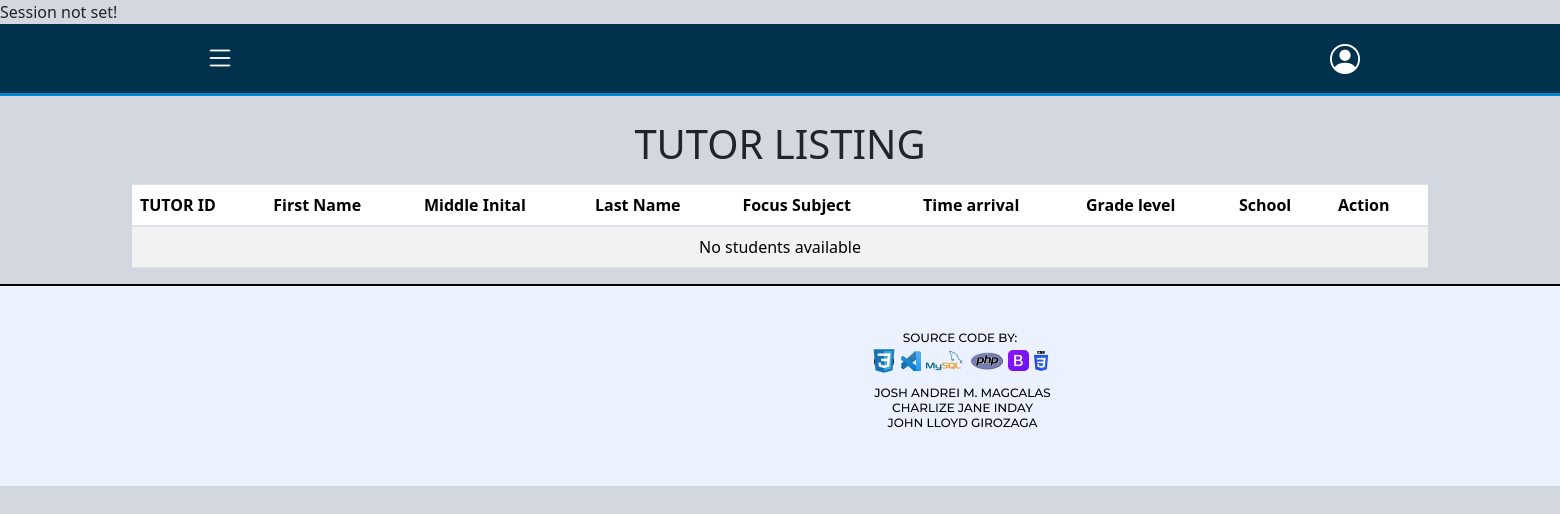
Page /website/tutorial-listing.php on the earlier database version.
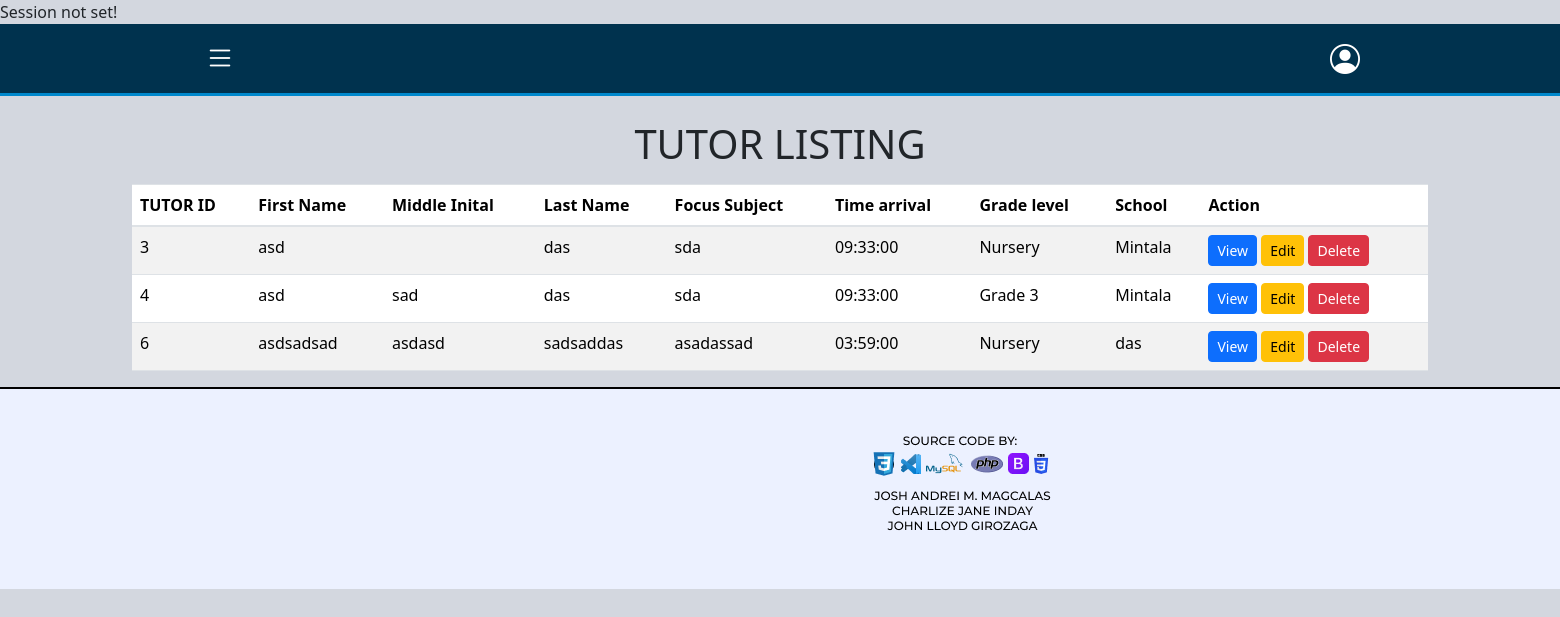
Same page on the later database version.
### tables this page shows
CREATE TABLE `tbl_tutor_info` (
  `tutorial_id` int(11) NOT NULL,
  `date_start` date NOT NULL,
  `school` text NOT NULL,
  `grade_level` enum('Nursery','Kindergarten 1','Kindergarten 2','Grade 1','Grade 2','Grade 3','Grade 4','Grade 5','Grade 6') NOT NULL,
  `time_arrival` time NOT NULL,
  `focus_subject` varchar(12) NOT NULL,
  `last_name` varchar(50) NOT NULL,
  `first_name` varchar(80) NOT NULL,
  `middle_name` varchar(50) DEFAULT NULL,
  `birthdate` date NOT NULL,
  `sex` enum('Male','Female') NOT NULL,
  `street` text NOT NULL,
  `city` varchar(50) NOT NULL,
  `zip_code` int(4) NOT NULL,
  `emergency_fullname` varchar(100) NOT NULL,
  `emergency_relationship` enum('Father','Mother','Guardian','Others') NOT NULL,
  `emergency_address` text NOT NULL,
  `emergency_contact_no` int(11) NOT NULL,
  `created_by` int(11) NOT NULL,
  `date_created` timestamp NOT NULL DEFAULT current_timestamp(),
  `updated_by` int(11) NOT NULL,
  `date_updated` timestamp NOT NULL DEFAULT current_timestamp(),
  `isactive` tinyint(1) NOT NULL DEFAULT 1
);

### website/tutorial-listing.php (the view, shortened to what this page needs)
<?php
include "../database/dbconnect.php";
try {
    $kindergarten1_students = [];
    $kindergarten2_students = [];
    $queries = [
        "SELECT * FROM tbl_tutor_info WHERE isactive = 1;",
        "SELECT * FROM tbl_tutor_info;",
        "SELECT * FROM tbl_tutor_info"
    ];
    foreach ($queries as $index => $query) {
        if ($conn->multi_query($query)) {
            do {
                if ($result = $conn->store_result()) {
                    while ($row = $result->fetch_assoc()) {
                        if ($index == 0) {
                            $nursery_students[] = $row;
                        } elseif ($index == 1) {
                            $kindergarten1_students[] = $row;
                        } elseif ($index == 2) {
                            $kindergarten2_students[] = $row;
                        }
                    }
                }
            } while ($conn->next_result());
        } else {
            throw new Exception("Query Failed: " . $conn->error);
        }
    }
} catch (Exception $e) {
    echo "Error: " . $e->getMessage();
}
?>
<!DOCTYPE html>
<html lang="en">
<head>
    <link rel="stylesheet" href="/bootstrap/css/bootstrap.css">
    <link rel="stylesheet" href="/DataTables/datatables.min.css">
    <link href="https://cdn.jsdelivr.net/npm/bootstrap@4.6.2/dist/css/bootstrap.min.css" rel="stylesheet">
    <link href="https://cdn.jsdelivr.net/npm/bootstrap@5.3.2/dist/css/bootstrap.min.css" rel="stylesheet">
    <link href="https://cdn.jsdelivr.net/npm/bootstrap-icons/font/bootstrap-icons.css" rel="stylesheet">
    <link rel="stylesheet" href="https://cdnjs.cloudflare.com/ajax/libs/font-awesome/6.7.2/css/all.min.css">
    <link rel="stylesheet" href="../DataTables/datatables.css">
    <link rel="stylesheet" href="https://cdn.datatables.net/1.13.6/css/jquery.dataTables.min.css">
</head>
<body>
    <?php include"../Layouts/navbar.php"?>
    <div class="container mt-4">
        <h1 class="text-center">TUTOR LISTING</h1>
            <table id="nursery-list" class="table table-striped mt-3">
                <thead>
                    <tr>
                        <th>TUTOR ID</th>
                        <th>First Name</th>
                        <th>Middle Inital</th>
                        <th>Last Name</th>
                        <th>Focus Subject</th>
                        <th>Time arrival</th>
                        <th>Grade level</th>
                        <th>School</th>
                        <th>Action</th>
                    </tr>
                </thead>
                <tbody>
                <?php if (!empty($nursery_students)): ?>
                    <?php foreach ($nursery_students as $row): ?>
                        <tr>
                        <td><?= htmlspecialchars($row['tutorial_id']) ?></td>
                        <td><?= htmlspecialchars($row['first_name']) ?></td>
                        <td><?= htmlspecialchars($row['middle_name']) ?></td>
                        <td><?= htmlspecialchars($row['last_name']) ?></td>
                        <td><?= htmlspecialchars($row['focus_subject']) ?></td>
                        <td><?= htmlspecialchars($row['time_arrival']) ?></td>
                        <td><?= htmlspecialchars($row['grade_level']) ?></td>
                        <td><?= htmlspecialchars($row['school']) ?></td>
                            <td>
                            <button type="button" class="btn btn-primary btn-sm view-student-btn" data-id="<?= htmlspecialchars($row['tutorial_id']) ?>" data-toggle="modal" data-target="#student-view">
                                View
                            </button>
                            <a class="btn btn-warning btn-sm edit-btn" href="update-tutorial-form.php?tutorial_id=<?= htmlspecialchars($row['tutorial_id']); ?>">
                                    Edit
                                </a>
                                <form action="../database/db_delete_tutorial.php" method="POST" onsubmit="return confirm('Are you sure you want to delete this student?');" class="d-inline">
                                    <button type="submit" class="btn btn-danger btn-sm" >Delete</button>
                                </form>
                            </td>
                        </tr>
                        <?php endforeach; ?>
                    <?php else: ?>
                        <tr>
                            <td colspan="9" class="text-center">No students available</td>
                        </tr>
                    <?php endif; ?>
                </tbody>
            </table>
    </div>
    <div class="footer">
        <img src="../images/FOOTER.png" alt="Footer" class="footer-img">
    </div>
</body>
</html>

Differences in the rows shown:
added tbl_tutor_info: tutorial_id "3", first_name "asd", last_name "das", focus_subject "sda", time_arrival "09:33:00", grade_level "Nursery", school "Mintala"
added tbl_tutor_info: tutorial_id "4", first_name "asd", middle_name "sad", last_name "das", focus_subject "sda", time_arrival "09:33:00", grade_level "Grade 3", school "Mintala"
added tbl_tutor_info: tutorial_id "6", first_name "asdsadsad", middle_name "asdasd", last_name "sadsaddas", focus_subject "asadassad", time_arrival "03:59:00", grade_level "Nursery", school "das"
Other differences:
text no longer shown: "No students available"
